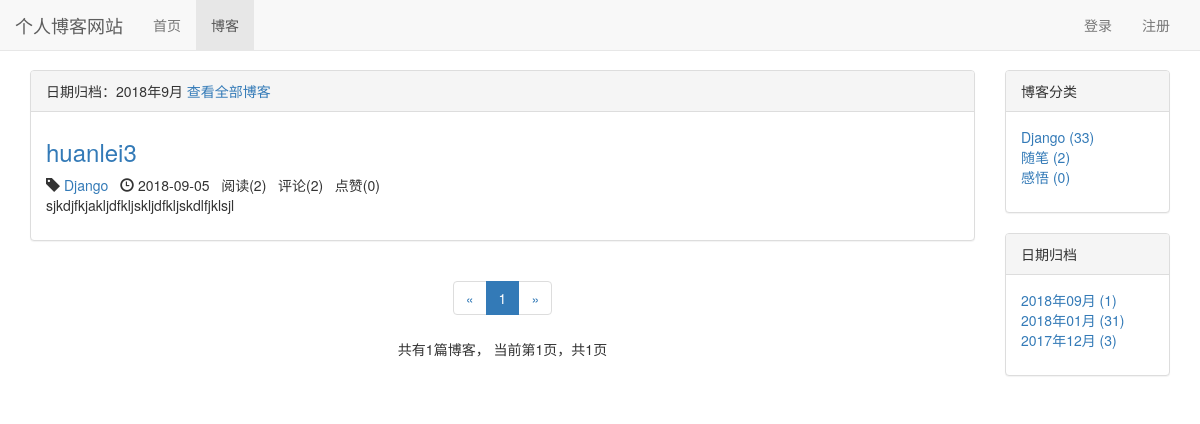
The app's page /blog/date/2018/9 with its own data.
### blog/models.py (models this page shows, shortened)
class Blog(models.Model, ReadNumExpandMethod):
    title = models.CharField(max_length=50)
    blog_type = models.ForeignKey(BlogType, on_delete=models.CASCADE)
    content = RichTextUploadingField()
    author = models.ForeignKey(User, on_delete=models.CASCADE)
    read_details = GenericRelation(ReadDetail)
    created_time = models.DateTimeField(auto_now_add=True)
    last_updated_time = models.DateTimeField(auto_now=True)
    class Meta:
        ordering = ['-created_time']

class BlogType(models.Model):
    type_name = models.CharField(max_length=15)
    def __str__(self):
        return self.type_name

### read_statistics/models.py (models this page shows)
class ReadNum(models.Model):
    read_num = models.IntegerField(default=0)
    content_type = models.ForeignKey(ContentType, on_delete=models.CASCADE)
    object_id = models.PositiveIntegerField()
    content_object = GenericForeignKey('content_type', 'object_id')

### likes/models.py (models this page shows)
class LikeCount(models.Model):
    content_type = models.ForeignKey(ContentType, on_delete=models.CASCADE)
    object_id = models.PositiveIntegerField()
    content_object = GenericForeignKey('content_type', 'object_id')
    liked_num = models.IntegerField(default=0)

### blog/views.py (the view)
# urls.py: path('date/<int:year>/<int:month>', views.blogs_with_date, name="blogs_with_date"),
def blogs_with_date(request, year, month):
    blogs_all_list = Blog.objects.filter(created_time__year=year, created_time__month=month)
    context = get_blog_list_common_data(request, blogs_all_list)
    context['blogs_with_date'] = '%s年%s月' % (year, month)
    return render(request, 'blog/blogs_with_date.html', context)

### comment/templatetags/comment_tags.py (called while the page is built)
@register.simple_tag
def get_comment_count(obj):
    content_type = ContentType.objects.get_for_model(obj)
    return Comment.objects.filter(content_type=content_type, object_id=obj.pk).count()

### likes/templatetags/likes_tags.py (called while the page is built)
@register.simple_tag
def get_like_count(obj):
    content_type = ContentType.objects.get_for_model(obj)
    like_count, created = LikeCount.objects.get_or_create(content_type=content_type, object_id=obj.pk)
    return like_count.liked_num

### read_statistics/models.py (called while the page is built)
    def get_read_num(self):
        try:
            ct = ContentType.objects.get_for_model(self)
            readnum = ReadNum.objects.get(content_type=ct, object_id=self.pk)
            return readnum.read_num
        except exceptions.ObjectDoesNotExist:
            return 0

### user/context_processors.py (called while the page is built)
def login_modal_form(request):
    return {'login_modal_form': LoginForm()}

### blog/templates/blog/blogs_with_date.html (shortened to what this page needs)
{% extends 'blog/blog_list.html' %}
{% block blog_list_title %}
    日期归档：{{ blogs_with_date }}
    <a href="{% url 'blog_list' %}">查看全部博客</a>
{% endblock %}

### blog/templates/blog/blog_list.html (shortened to what this page needs)
{% extends 'base.html' %}
{% block nav_blog_active %}active{% endblock %}
{% load staticfiles %}
{% load comment_tags %}
{% load likes_tags %}
{% block header_extends %}
    <link rel="stylesheet" href="{% static 'blog/blog.css' %}">
{% endblock %}
{% block content %}
    <div class="container">
        <div class="row">
            <div class="col-xs-12 col-sm-8 col-md-9 col-lg-10">
                <div class="panel panel-default">
                    <div class="panel-heading">{% block blog_list_title %}博客列表{% endblock %}</div>
                    <div class="panel-body">
                        {% for blog in blogs %}
                            <div class="blog">
                                <h3><a href="{% url 'blog_detail' blog.pk %}">{{ blog.title }}</a></h3>
                                <p class="blog-info">
                                    <span class="glyphicon glyphicon-tag"></span> <a href="{% url 'blogs_with_type' blog.blog_type.pk %}">{{ blog.blog_type }}</a>&nbsp;&nbsp;
                                    <span class="glyphicon glyphicon-time"></span> {{ blog.created_time|date:"Y-m-d" }}&nbsp;&nbsp;
                                    阅读({{ blog.get_read_num }})&nbsp;&nbsp;
                                    评论({% get_comment_count blog %})&nbsp;&nbsp;
                                    点赞({% get_like_count blog %})
                                </p>
                                <p>{{ blog.content|striptags|truncatechars:120 }}</p>
                            </div>
                        {% empty %}
                            <div class="blog">
                                <h3>暂无博客，敬请期待</h3>
                            </div>
                        {% endfor %}
                    </div>
                </div>
                <div class="paginator">
                    <ul class="pagination">
                        <li>
                            {% if page_of_blogs.has_previous %}
                                <a href="?page={{ page_of_blogs.previous_page_number }}" aria-label="Previous">
                                    <span aria-hidden="true">&laquo;</span>
                                </a>
                            {% else %}
                                <span aria-hidden="true">&laquo;</span>
                            {% endif %}
                        </li>
                        {% for page_num in page_range %}
                            {% if page_num == page_of_blogs.number %}
                                <li class="active"><span>{{ page_num }}</span></li>
                            {% else %}
                                {% if page_num == '...' %}
                                    <li><span>{{ page_num }}</span></li>
                                {% else %}
                                    <li><a href="?page={{ page_num }}">{{ page_num }}</a></li>
                                {% endif %}
                            {% endif %}
                        {% endfor %}
                        <li>
                            {% if page_of_blogs.has_next %}
                                <a href="?page={{ page_of_blogs.next_page_number }}" aria-label="Next">
                                    <span aria-hidden="true">&raquo;</span>
                                </a>
                            {% else %}
                                <span aria-hidden="true">&raquo;</span>
                            {% endif %}
                        </li>
                    </ul>
                    <p>
                        共有{{ page_of_blogs.paginator.count }}篇博客，
                        当前第{{ page_of_blogs.number }}页，共{{ page_of_blogs.paginator.num_pages }}页
                    </p>
                </div>
            </div>
            <div class="hidden-xs col-sm-4 col-md-3 col-lg-2">
                <div class="panel panel-default">
                    <div class="panel-heading">博客分类</div>
                    <div class="panel-body">
                        <ul class="blog-types">
                            {% for blog_type in blog_types %}
                                <li>
                                    <a href="{% url 'blogs_with_type' blog_type.pk %}">
                                        {{ blog_type.type_name }} ({{ blog_type.blog_count }})
                                    </a>
                                </li>
                            {% empty %}
                                <li>暂无分类</li>
                            {% endfor %}
                        </ul>
                    </div>
                </div>
                <div class="panel panel-default">
                    <div class="panel-heading">日期归档</div>
                    <div class="panel-body">
                        <ul>
                            {% for blog_date, blog_count in blog_dates.items %}
                                <li>
                                    <a href="{% url 'blogs_with_date' blog_date.year blog_date.month %}">
                                        {{ blog_date|date:"Y年m月" }} ({{ blog_count }})
                                    </a>
                                </li>
                            {% endfor %}
                        </ul>
                    </div>
                </div>
            </div>
        </div>
    </div>
{% endblock %}

### static/base.css (style rules this page uses)
* { margin: 0; padding: 0; }
body { margin-top: 70px!important; }
ul { list-style-type: none!important; }

### blog/static/blog/blog.css (style rules this page uses)
ul.blog-types { list-style-type: none; }
div.blog h3 { margin-top: 0.5em; }
div.blog p.blog-info { margin-bottom: 0; }
div.paginator { text-align: center; }

### records on screen
Blog: title "huanlei3", blog_type "Django", created_time "2018-09-05", get_read_num "2", id "2", id.liked_num "0", content "sjkdjfkjakljdfkljskljdfkljskdlfjklsjl"
BlogType: type_name "Django", blog_count "33"
BlogType: type_name "随笔", blog_count "2"
BlogType: type_name "感悟", blog_count "0"

### other values on screen
{{ blogs_with_date }} "2018年9月"
{{ page_num }} "1"
{{ page_of_blogs.paginator.count }} "1"
{{ page_of_blogs.number }} "1"
{{ page_of_blogs.paginator.num_pages }} "1"
{{ blog_date|date:"Y年m月" }} "2018年09月" "2018年01月" "2017年12月"
{{ blog_count }} "1" "31" "3"
